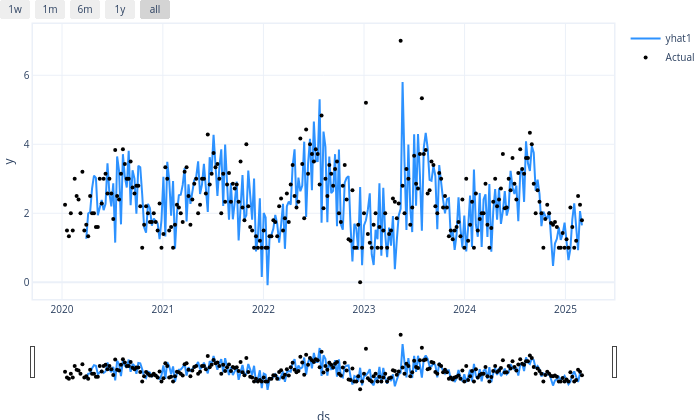

Notebook cell for this chart:
### Code cell
model.plot(forecast)

### Figure 1 — Plotly figure (JSON) as saved in the notebook; plotly's stock layout.template omitted (floating-point values rounded to 4 significant figures; data arrays with more than 128 entries replaced by an {"elided": "..."} marker saying what was removed)
{"data": [{"fill": "none", "line": {"color": "rgba(45, 146, 255, 1.0)", "width": 2}, "mode": "lines", "name": "yhat1", "type": "scatter", "x": {"elided": "269 str values"}, "y": {"elided": "269 float values"}}, {"marker": {"color": "black", "size": 4}, "mode": "markers", "name": "Actual", "type": "scatter", "x": {"elided": "269 str values"}, "y": {"elided": "269 float values"}}], "layout": {"autosize": true, "font": {"size": 10}, "height": 420, "hovermode": "x unified", "margin": {"b": 0, "l": 0, "pad": 0, "r": 10, "t": 10}, "showlegend": true, "title": {"font": {"size": 12}}, "width": 700, "xaxis": {"linewidth": 1.5, "mirror": true, "rangeselector": {"buttons": [{"count": 7, "label": "1w", "step": "day", "stepmode": "backward"}, {"count": 1, "label": "1m", "step": "month", "stepmode": "backward"}, {"count": 6, "label": "6m", "step": "month", "stepmode": "backward"}, {"count": 1, "label": "1y", "step": "year", "stepmode": "backward"}, {"step": "all"}]}, "rangeslider": {"visible": true}, "showline": true, "title": {"text": "ds"}, "type": "date"}, "yaxis": {"linewidth": 1.5, "mirror": true, "showline": true, "title": {"text": "y"}}}}
